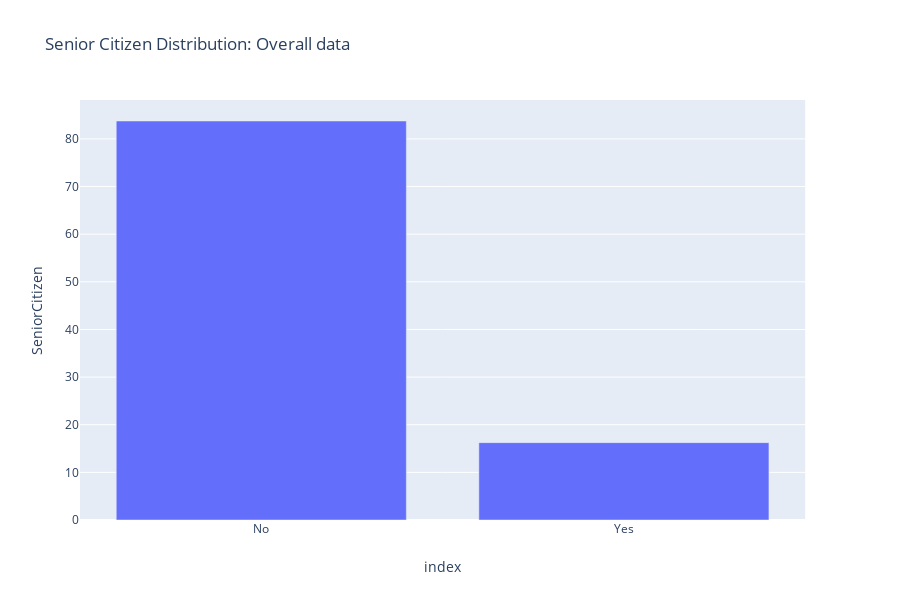

Notebook source saved alongside this figure:
### Code cell
px.bar(sen, x = 'index', y = 'SeniorCitizen', title = 'Senior Citizen Distribution: Overall data')

### Figure 1 — Plotly figure (JSON) as saved in the notebook; plotly's stock layout.template omitted (floating-point values rounded to 4 significant figures)
{"data": [{"alignmentgroup": "True", "hoverlabel": {"namelength": 0}, "hovertemplate": "index=%{x}<br>SeniorCitizen=%{y}", "legendgroup": "", "marker": {"color": "#636efa"}, "name": "", "offsetgroup": "", "orientation": "v", "showlegend": false, "textposition": "auto", "type": "bar", "x": ["No", "Yes"], "xaxis": "x", "y": [83.76, 16.24], "yaxis": "y"}], "layout": {"barmode": "relative", "height": 600, "legend": {"tracegroupgap": 0}, "title": {"text": "Senior Citizen Distribution: Overall data"}, "xaxis": {"anchor": "y", "domain": [0.0, 0.98], "title": {"text": "index"}}, "yaxis": {"anchor": "x", "domain": [0.0, 1.0], "title": {"text": "SeniorCitizen"}}}}
